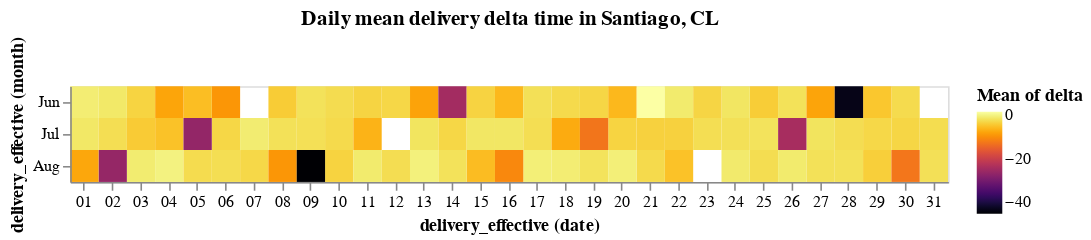

Notebook source saved alongside this figure:
### Code cell
alt.Chart(
    simplified,
    title="Daily mean delivery delta time in Santiago, CL"
).mark_rect().encode(
    x='date(delivery_effective):O',
    y='month(delivery_effective):O',
    color=alt.Color('mean(delta):Q', scale=alt.Scale(scheme="inferno")),
    tooltip=[
        alt.Tooltip('monthdate(delivery_effective):T', title='Date'),
        alt.Tooltip('mean(delta):Q', title='Delta')
    ]
).properties(width=550)

### Figure 1 — Vega-Lite specification as saved in the notebook (floating-point values rounded to 4 significant figures; data arrays with more than 128 entries replaced by an {"elided": "..."} marker saying what was removed)
{"config": {"view": {"continuousWidth": 400, "continuousHeight": 300}}, "data": {"name": "data-5c5216920f2bea49682642c0cac14734"}, "mark": "rect", "encoding": {"color": {"type": "quantitative", "aggregate": "mean", "field": "delta", "scale": {"scheme": "inferno"}}, "tooltip": [{"type": "temporal", "field": "delivery_effective", "timeUnit": "monthdate", "title": "Date"}, {"type": "quantitative", "aggregate": "mean", "field": "delta", "title": "Delta"}], "x": {"type": "ordinal", "field": "delivery_effective", "timeUnit": "date"}, "y": {"type": "ordinal", "field": "delivery_effective", "timeUnit": "month"}}, "title": "Daily mean delivery delta time in Santiago, CL", "width": 550, "$schema": "https://vega.github.io/schema/vega-lite/v4.8.1.json", "datasets": {"data-5c5216920f2bea49682642c0cac14734": {"elided": "4999 records"}}}
